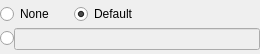
<ui version="4.0" >
 <class>LabelWidget</class>
 <widget class="QWidget" name="LabelWidget" >
  <property name="geometry" >
   <rect>
    <x>0</x>
    <y>0</y>
    <width>260</width>
    <height>54</height>
   </rect>
  </property>
  <property name="sizePolicy" >
   <sizepolicy vsizetype="Fixed" hsizetype="Preferred" >
    <horstretch>0</horstretch>
    <verstretch>0</verstretch>
   </sizepolicy>
  </property>
  <property name="windowTitle" >
   <string>Plot Label Widget</string>
  </property>
  <layout class="QVBoxLayout" >
   <property name="spacing" >
    <number>0</number>
   </property>
   <property name="leftMargin" >
    <number>0</number>
   </property>
   <property name="topMargin" >
    <number>0</number>
   </property>
   <property name="rightMargin" >
    <number>0</number>
   </property>
   <property name="bottomMargin" >
    <number>0</number>
   </property>
   <item>
    <layout class="QHBoxLayout" >
     <property name="spacing" >
      <number>0</number>
     </property>
     <item>
      <widget class="QRadioButton" name="noneButton" >
       <property name="text" >
        <string>None</string>
       </property>
      </widget>
     </item>
     <item>
      <spacer>
       <property name="orientation" >
        <enum>Qt::Horizontal</enum>
       </property>
       <property name="sizeType" >
        <enum>QSizePolicy::Fixed</enum>
       </property>
       <property name="sizeHint" >
        <size>
         <width>20</width>
         <height>20</height>
        </size>
       </property>
      </spacer>
     </item>
     <item>
      <widget class="QRadioButton" name="defaultButton" >
       <property name="text" >
        <string>Default</string>
       </property>
       <property name="checked" >
        <bool>true</bool>
       </property>
      </widget>
     </item>
     <item>
      <spacer>
       <property name="orientation" >
        <enum>Qt::Horizontal</enum>
       </property>
       <property name="sizeHint" >
        <size>
         <width>40</width>
         <height>20</height>
        </size>
       </property>
      </spacer>
     </item>
    </layout>
   </item>
   <item>
    <layout class="QHBoxLayout" >
     <property name="spacing" >
      <number>0</number>
     </property>
     <item>
      <widget class="QRadioButton" name="customButton" >
       <property name="text" >
        <string/>
       </property>
      </widget>
     </item>
     <item>
      <widget class="QLineEdit" name="customEdit" >
       <property name="enabled" >
        <bool>false</bool>
       </property>
      </widget>
     </item>
    </layout>
   </item>
   <item>
    <spacer>
     <property name="orientation" >
      <enum>Qt::Vertical</enum>
     </property>
     <property name="sizeType" >
      <enum>QSizePolicy::Preferred</enum>
     </property>
     <property name="sizeHint" >
      <size>
       <width>20</width>
       <height>0</height>
      </size>
     </property>
    </spacer>
   </item>
  </layout>
 </widget>
 <resources/>
 <connections>
  <connection>
   <sender>customButton</sender>
   <signal>toggled(bool)</signal>
   <receiver>customEdit</receiver>
   <slot>setEnabled(bool)</slot>
   <hints>
    <hint type="sourcelabel" >
     <x>8</x>
     <y>45</y>
    </hint>
    <hint type="destinationlabel" >
     <x>84</x>
     <y>52</y>
    </hint>
   </hints>
  </connection>
 </connections>
</ui>
